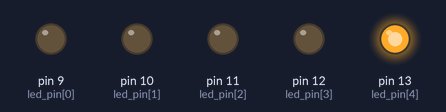
The sketch below on a simulated Arduino Uno, built with avr-gcc and run on an emulated ATmega328P. On the bench: output pins drawn as LEDs (lit = HIGH).

Above: at 0.2 s.
At 1.2 s:
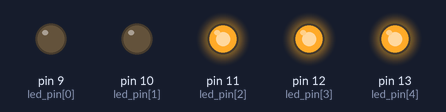
At 2.2 s:
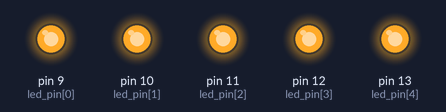
At 2.7 s:
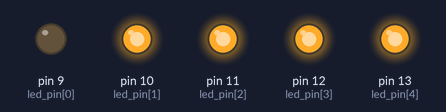
At 4.7 s:
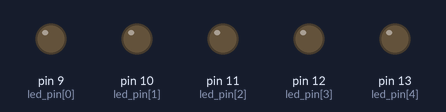
At 5.7 s:
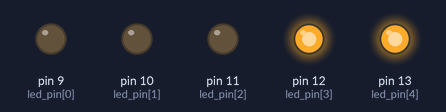
Timing chart, 0 to 6.5 s (numbered marks = the images above):
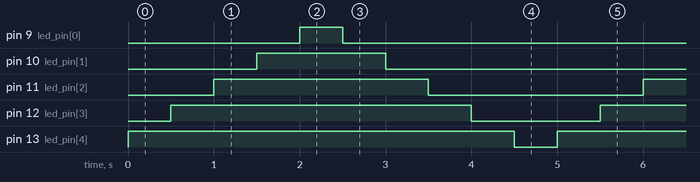

Measured:
- by itself, pin 9 (led_pin[0]): alternates HIGH for 0.50 s and LOW for 4.5 s
- by itself, pin 10 (led_pin[1]): alternates HIGH for 1.5 s and LOW for 3.5 s
- by itself, pin 11 (led_pin[2]): alternates HIGH for 2.5 s and LOW for 2.5 s
- by itself, pin 12 (led_pin[3]): alternates HIGH for 3.5 s and LOW for 1.5 s
- by itself, pin 13 (led_pin[4]): alternates HIGH for 4.5 s and LOW for 0.50 s

The sketch:

led_exam2.ino
```cpp
// 배열로 바꾸기


int time = 500;
int led_pin[5] = {9,10,11,12,13};


void setup() {


  for (int i=0; i<5; i++)
  {
     pinMode(led_pin[i], OUTPUT);
  }
}

//전원이 들어오는 동안 무한으로 반복해서 실행되는 코드
//실질적인 동작을 제어하는 코드가 정의
// the loop function runs over and over again forever
void loop() {
  for(int i = 4; i>=0 ; i--)
  {
    digitalWrite(led_pin[i], 1);
    delay(time);
  }

   for(int i = 0; i <5; i++)
  {
    digitalWrite(led_pin[i], LOW);
    delay(time);
  }


}
```
